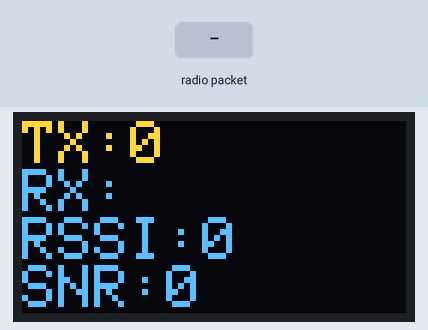
Simulated run of this sketch. Board: ESP8266 (NodeMCU). On the bench: 128×64 one-colour display. Inputs (shaded band) come from the test bench. The OLED is the two-colour kind (top 16 rows yellow); no radio packets arrive unless stated; what the sketch prints to the serial monitor is not drawn.

Above: at 5.8 s.
5.9 s: radio packet "1" arrives
At 11.6 s:
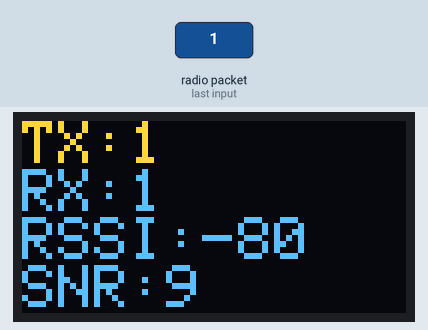
12.7 s: radio packet "0" arrives
At 18.2 s:
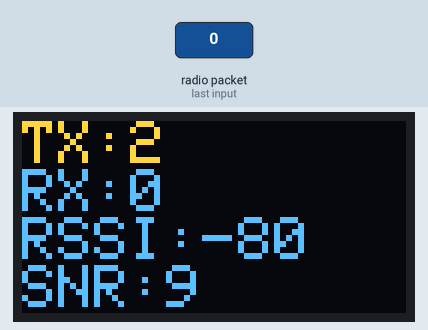
18.8 s: radio packet "2" arrives
At 24.7 s:
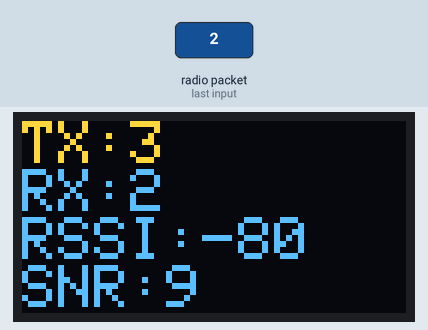
Timing chart, 0 to 26.2 s (numbered marks = the images above; inputs shaded):
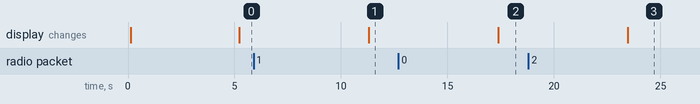

Measured:
- after the input at 5.9 s, the display: changes after 5.4 s (image 1)
- after the input at 12.7 s, the display: changes after 4.7 s (image 2)

The sketch:

RXTXecran.ino
```cpp
/*********
modifié a partir des codes d'exemples et des explications trouvé a https://randomnerdtutorials.com/esp32-lora-rfm95-transceiver-arduino-ide/
code d'envoie/reçeption de trame Lora avec rapport sur ecran et liaison COM

*********/

#include <SPI.h>  //bibliotheque I2C et SPI
#include <LoRa.h>  //bibliotheque LoRa https://github.com/sandeepmistry/arduino-LoRa
#include <Wire.h>  //définition des brochages
#include <Adafruit_SSD1306.h> //bibliotheque pour l'affichage

//definition des broches de la carte ESP
#define ss 5
#define rst 14
#define dio0 2

#define SCREEN_ADDRESS 0x3C // 0x3D ou 0x3C suivant soudure jumper sur carte
Adafruit_SSD1306 display(128, 64, &Wire, -1);
//sur esp32 SDA=21 SCL=22  voir https://randomnerdtutorials.com/esp32-esp8266-i2c-lcd-arduino-ide/
//sur esp8266 SDA=4 SCL=5


int counter = 0;
String LoRaData = "";
int LoraRSSI = 0;
int LoRaSNR = 0;

void setup() {
  Serial.begin(115200);

//initialise l'écran
  display.begin(SSD1306_SWITCHCAPVCC, SCREEN_ADDRESS);
  display.setTextSize(2);      // Normal 1:1 pixel scale
  display.setTextColor(SSD1306_WHITE); // Draw white text
  display.cp437(true);         // Use full 256 char 'Code Page 437' font
  display.clearDisplay();
  display.setCursor(0,0);

  display.print("init module RFM95");
  display.display();


  //configure le brochage du module lora RFM95
  LoRa.setPins(ss, rst, dio0);
Serial.println("init carte");
  display.println("init carte");
  display.display();


  //configure la fréquence du module https://www.thethingsnetwork.org/docs/lorawan/frequencies-by-country/
  //433E6 433Mhz
  //866E6 866Mhz
  //penser a adapter la taille de l'antenne: 86,3mm pour 868Mhz et 173,1mm pour 433Mhz
  while (!LoRa.begin(866E6)) {
    Serial.println(".");
      display.print(".");
  display.display();

    delay(500);
  }

  // le sync word est une sorte d'identifiant de sous réseau, les deux appareils qui souhaitent communiquer doivent uttiliser les mêmes
  // valeurs de 0 à 0xFF
  LoRa.setSyncWord(0x89);
  Serial.println("carte démarré!");


  display.clearDisplay();
  display.setCursor(0,0);
  display.print("Testeur");
  display.setCursor(0,16);
  display.print("LoRa: ok");
  display.display();


}

void loop() {
  delay(5000);

  //lit les pacquet eventuellement reçu
  int packetSize = LoRa.parsePacket();
  if (packetSize) {
    Serial.print("Reçoit paquet: ");

    // lit le paquet
    while (LoRa.available()) {
LoRaData = LoRa.readString();
      Serial.println(LoRaData);
    }

    // lit information sur la qualité du signal
 LoraRSSI = LoRa.packetRssi(); //Received Signal Strength Indicator   https://www.thethingsnetwork.org/docs/lorawan/rssi-and-snr/
 LoRaSNR = LoRa.packetSnr(); //Signal-to-Noise Ratio
    Serial.print(" RSSI:");
    Serial.println(LoraRSSI);
    Serial.print(" SNR:");
    Serial.println(LoRaSNR);
  }


  Serial.print("envoie paquet: ");
  Serial.println(counter);

  //Send LoRa packet to receiver
  LoRa.beginPacket();
  LoRa.print(counter);
  LoRa.endPacket();


  display.clearDisplay();
  display.setCursor(0,0);
  display.print("TX:");
  display.print(counter);
    display.setCursor(0,16);
   display.print("RX:");
  display.print(LoRaData);
    display.setCursor(0,32);
     display.print("RSSI:");
    display.println(LoraRSSI);
      display.setCursor(0,48);
   display.print("SNR:");
   display.println(LoRaSNR);
  display.display();


  counter++;


}
```
